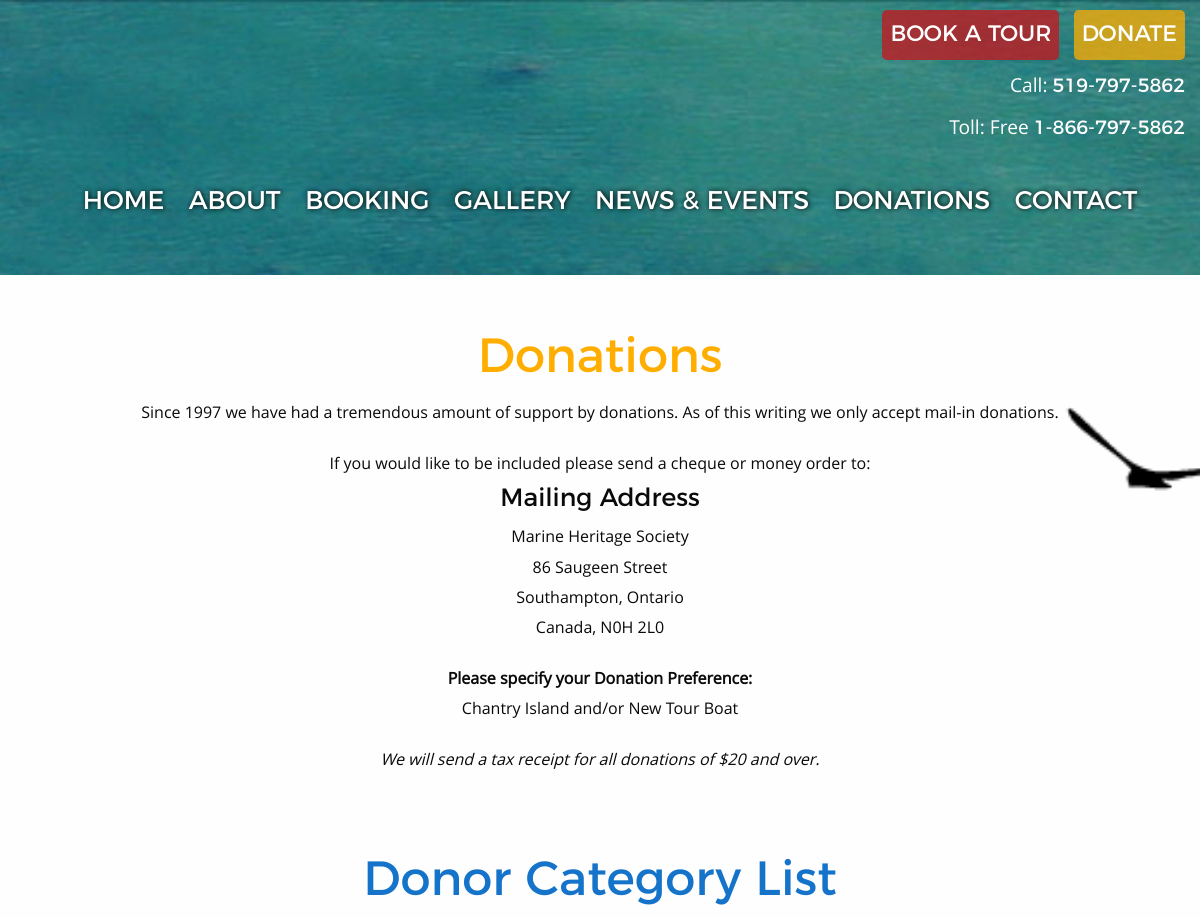
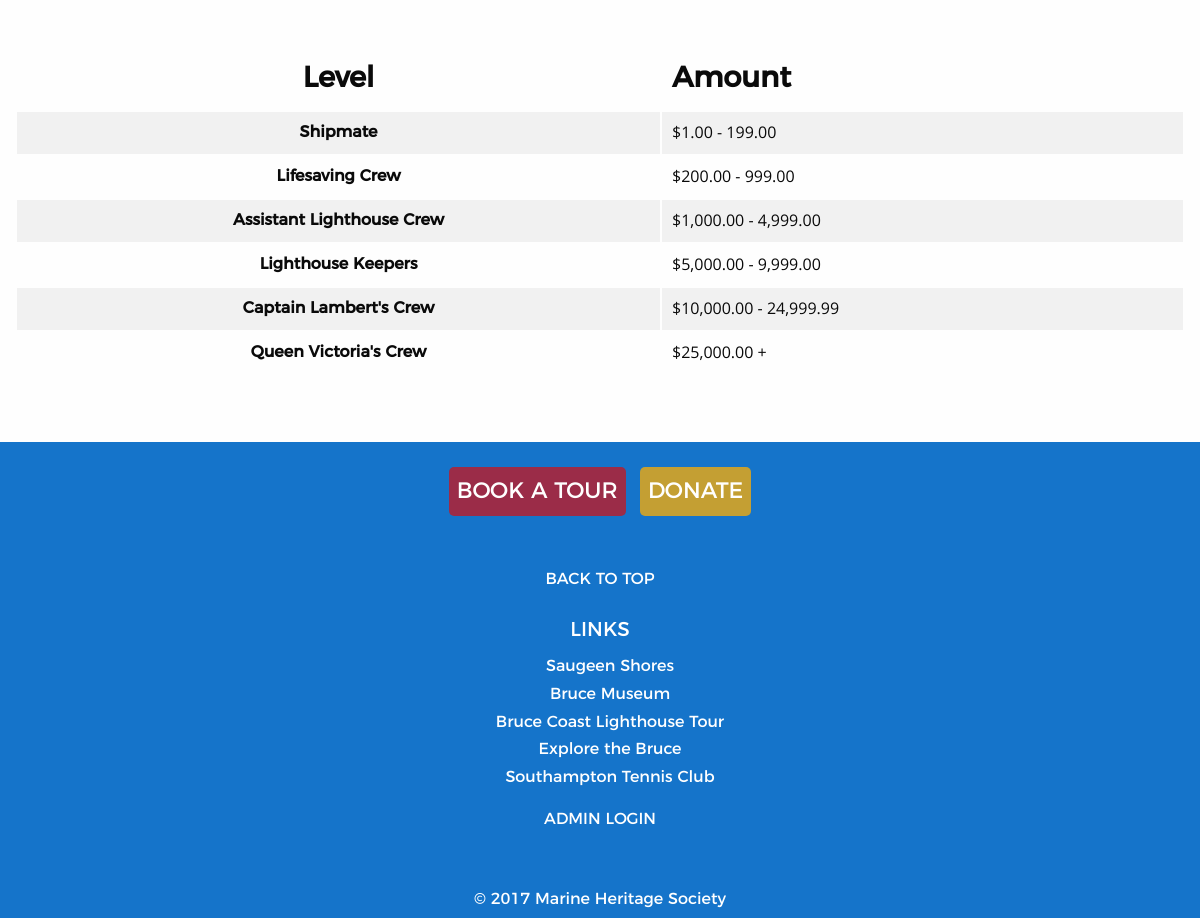
Page /donations.php on the committed database (2 pictures, top to bottom).
### tables this page shows
CREATE TABLE `tbl_donations` (
  `donations_id` smallint(5) UNSIGNED NOT NULL,
  `donations_text1` text NOT NULL,
  `donations_text2` text NOT NULL,
  `donations_text3` text NOT NULL,
  `donations_text4` text NOT NULL,
  `donations_text5` text NOT NULL,
  `donations_text6` text NOT NULL,
  `donations_text7` text NOT NULL,
  `donations_text8` text NOT NULL,
  `donations_text9` text NOT NULL,
  `donations_text10` text NOT NULL
);

### admin/phpscripts/read.php (called while the page is built, shortened)
<?php
	function getAll($tbl)
	{
		include('connect.php');
		$queryAll = "SELECT * FROM {$tbl}";
		$runAll = mysqli_query($link, $queryAll);
		if($runAll)
		{
			return $runAll;
		}
		else
		{
			$error =  "There was an error accessing this information.  Please contact your admin.";
			return $error;
		}
	}
?>

### donations.php (the view, shortened to what this page needs)
<?php
    $tbl = "tbl_donations";
    $getContent = getAll($tbl);
?>
<!doctype html>
<html class="no-js" lang="en" dir="ltr">
  <head>
    <link rel="stylesheet" href="css/foundation.css">
    <link rel="stylesheet" href="css/app.css">
  </head>
  <body>
    <?php include('includes/header.php') ?>
    <div id="donationsCon">
    <section class="row donations">
    <div class="small-12 column">
    <h2 class="yellowH">Donations</h2>
    <?php while($row = mysqli_fetch_array($getContent)): ?>
        <p><?php echo $row['donations_text1']; ?></p>
<p><?php echo $row['donations_text2']; ?></p>
    <h4><?php echo $row['donations_text3']; ?></h4>
    <p><?php echo $row['donations_text4']; ?></p>
    <p><?php echo $row['donations_text5']; ?></p>
    <p><?php echo $row['donations_text6']; ?></p>
    <p><?php echo $row['donations_text7']; ?></p>
    <p><?php echo $row['donations_text8']; ?></p>
    <p><?php echo $row['donations_text9']; ?></p>
    <p><?php echo $row['donations_text10']; ?></p>
    <?php endwhile; ?>
    </div>
    </section>
    <section class="row donorCatSec">
    <div class="small-12 column">
    <h2 class="blueH">Donor Category List</h2>
    <table>
        <tr>
            <th class="levelsth">Level</th>
            <th>Amount</th>
        </tr>
        <tr>
            <th>Shipmate</th>
            <td>$1.00 - 199.00</td>
        </tr>
        <tr>
            <th>Lifesaving Crew</th>
            <td>$200.00 - 999.00</td>
        </tr>
        <tr>
            <th>Assistant Lighthouse Crew</th>
            <td>$1,000.00 - 4,999.00</td>
        </tr>
        <tr>
            <th>Lighthouse Keepers</th>
            <td>$5,000.00 - 9,999.00</td>
        </tr>
        <tr>
            <th>Captain Lambert's Crew</th>
            <td>$10,000.00 - 24,999.99</td>
        </tr>
        <tr>
            <th>Queen Victoria's Crew</th>
            <td>$25,000.00 +</td>
        </tr>
    </table>
    </div>
    </section>
      </div>
      <?php include('includes/footer.php') ?>
  </body>
</html>

### css/app.css (style rules this page uses)
p, td { font-family: 'open_sansregular', Arial, sans-serif; margin-bottom: 0.3rem; }
h1, h2, h3, h4, h5, h6, a, th { font-family: 'montserratregular', "Lucida Sans", "DejaVu Sans", Verdana, sans-serif; }
h2 { font-size: 2em; }
.blueH { color: #1574ca; }
.yellowH { color: #ffae00; }
#donationsCon { background: url('../images/birdsbg.png'); background-position: center; background-attachment: fixed; background-repeat: no-repeat; background-size: cover; }
.donations { text-align: center; }
.donations h2 { margin-top: 50px }
.donations p:nth-child(2) { margin-bottom: 25px; }
.donations p:nth-child(8) { margin-bottom: 25px; }
.donations p:nth-child(9) { font-weight: 600; }
.donations p:nth-child(10) { margin-bottom: 25px; }
.donations p:nth-child(11) { margin-bottom: 25px; font-style: italic; }
.donorCatSec { margin-bottom: 50px; }
.donorCatSec h2 { margin-top: 50px; margin-bottom: 50px; text-align: center; }
.levelsth { font-size: 1.8em; }
.donorCatSec table th:nth-child(2) { font-size: 1.8em; text-align: left; }
@media only screen and (min-width: 48.125em) { h2 { font-size: 3em; } }

### rows in the picture
tbl_donations: donations_text1 "Since 1997 we have had a tremendous amount of support by donations. As of this writing we only accept mail-in donations.", donations_text2 "If you would like to be included please send a cheque or money order to:", donations_text3 "Mailing Address", donations_text4 "Marine Heritage Society", donations_text5 "86 Saugeen Street", donations_text6 "Southampton, Ontario", donations_text7 "Canada, N0H 2L0", donations_text8 "Please specify your Donation Preference:", donations_text9 "Chantry Island and/or New Tour Boat", donations_text10 "We will send a tax receipt for all donations of $20 and over."
